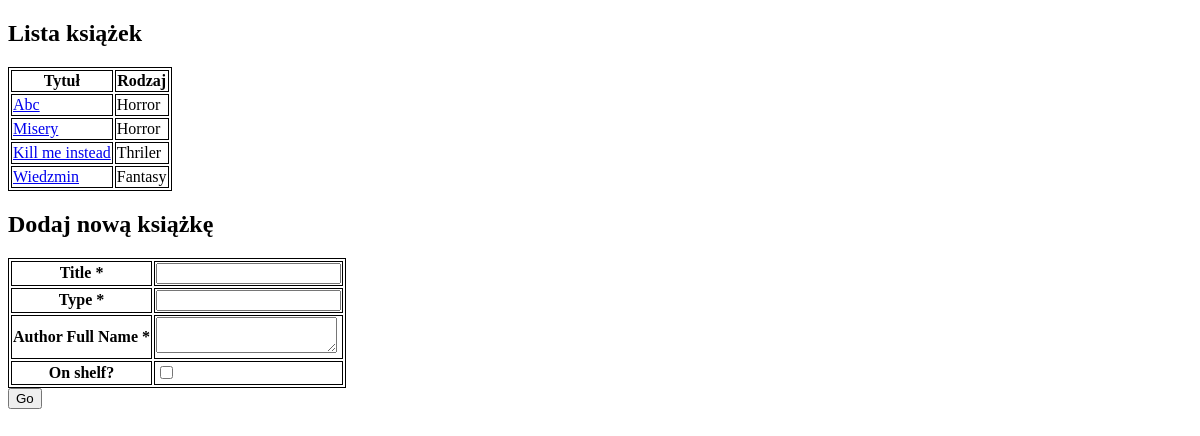
Before: /library/ with the older database file.
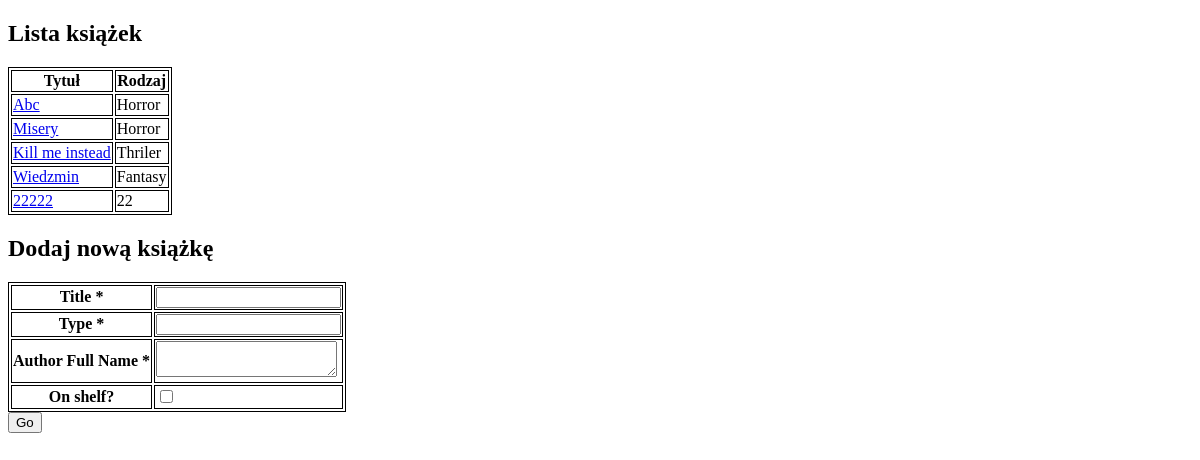
After: the same page with the newer database file.
### app/models.py (models this page shows, shortened)
class Books(db.Model):
    __tablename__ = 'books'
    id = db.Column(db.Integer, primary_key=True)
    title = db.Column(db.String(100), index=True, unique=True)
    type = db.Column(db.String(200), index=True)
    author = db.relationship(
        "Author", secondary=association_table, back_populates="books")
    shelf = db.relationship("Shelf", backref="shelf", lazy="dynamic")

### app/routes.py (the view)
@app.route('/library/', methods=['GET', 'POST'])
def get_books_list():
    form = BooksForm()
    logging.info('form %s' % form)
    logging.info('form.data %s' % form.data)
    if request.method == "POST":
        if form.validate_on_submit():
            Library.create_new_book(
                form.data['title'], form.data['type'], form.data['full_name'], form.data['status'])
        return redirect(url_for("get_books_list"))
    return render_template(
        'books.html',
        books=Books.query.all(),
        title="Show Books",
        form=form
    )

### forms.py
class BooksForm(FlaskForm):
    title = StringField('Title', validators=[DataRequired()])
    type = StringField('Type', validators=[DataRequired()])
    full_name = TextAreaField('Author Full Name', validators=[DataRequired()])
    status = BooleanField('On shelf?')

### app/templates/books.html (shortened to what this page needs)
<!DOCTYPE html>
<html lang="en">
<head>
</head>
<h2>Lista książek</h2>
<table>
    <thead>
        <th>Tytuł</th>
        <th>Rodzaj</th>
    </thead>
    {% for book in books %}
    <tr>
        <td><a href="/book/{{ book.id }}">{{ book.title }}</a></td>
        <td>{{ book.type }}</td>
    </tr>
    {% endfor %}
</table>
<div>
    <h2> Dodaj nową książkę</h2>
    <form method="POST" action="/library/">
        <table>
            {% for field in form if field.widget.input_type != 'hidden' %}
            <tr>
                <th>{{ field.label }} {% if field.flags.required %}*{% endif %}</th>
                <td>{{ field }}</td>
            </tr>
            {% endfor %}
        </table>
        <input type="submit" value="Go">
    </form>
</div>
</body>
</html>

### app/templates/books.html (style rules this page uses)
table, th, tr, td { border: 1px solid black; }

Changed rows visible on the page:
added Books: title "22222", type "22"
